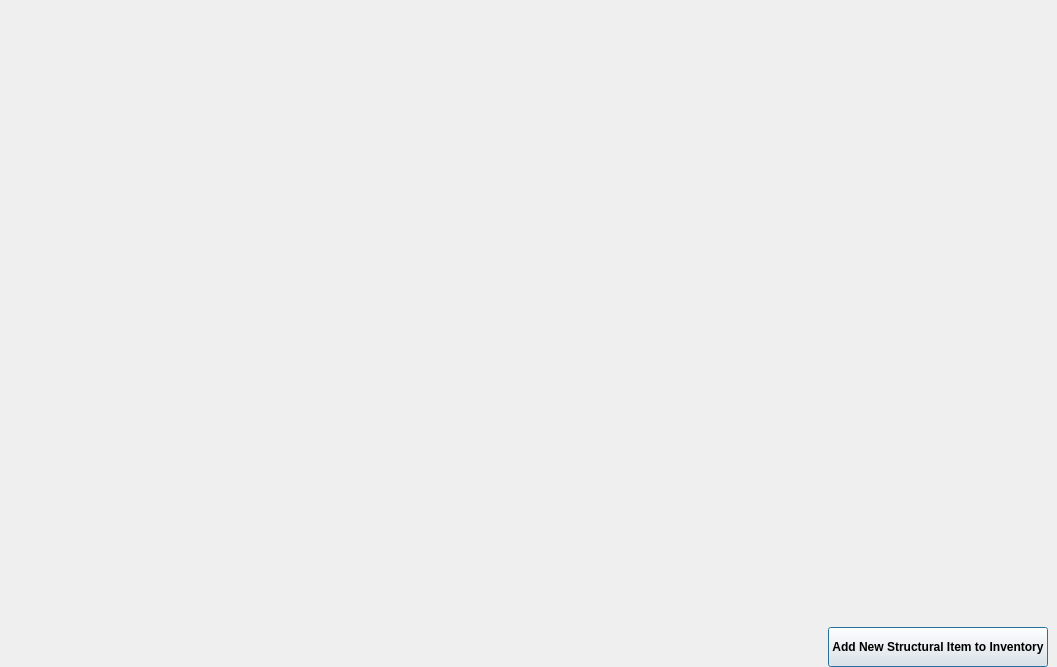
<?xml version="1.0" encoding="UTF-8"?>
<ui version="4.0">
 <class>Form</class>
 <widget class="QWidget" name="Form">
  <property name="geometry">
   <rect>
    <x>0</x>
    <y>0</y>
    <width>1057</width>
    <height>667</height>
   </rect>
  </property>
  <property name="windowTitle">
   <string>Form</string>
  </property>
  <layout class="QVBoxLayout" name="verticalLayout">
   <property name="spacing">
    <number>0</number>
   </property>
   <property name="leftMargin">
    <number>0</number>
   </property>
   <property name="topMargin">
    <number>6</number>
   </property>
   <property name="rightMargin">
    <number>9</number>
   </property>
   <property name="bottomMargin">
    <number>0</number>
   </property>
   <item>
    <layout class="QHBoxLayout" name="horizontalLayout_17" stretch="1,0">
     <property name="rightMargin">
      <number>0</number>
     </property>
     <property name="bottomMargin">
      <number>0</number>
     </property>
     <item>
      <layout class="QVBoxLayout" name="verticalLayout_10"/>
     </item>
     <item>
      <layout class="QVBoxLayout" name="verticalLayout_23" stretch="0,0,0">
       <property name="leftMargin">
        <number>9</number>
       </property>
       <property name="topMargin">
        <number>3</number>
       </property>
       <property name="rightMargin">
        <number>0</number>
       </property>
       <property name="bottomMargin">
        <number>0</number>
       </property>
       <item>
        <layout class="QHBoxLayout" name="horizontalLayout_2">
         <item>
          <spacer name="horizontalSpacer_2">
           <property name="orientation">
            <enum>Qt::Orientation::Horizontal</enum>
           </property>
           <property name="sizeHint" stdset="0">
            <size>
             <width>40</width>
             <height>20</height>
            </size>
           </property>
          </spacer>
         </item>
         <item>
          <widget class="QPushButton" name="pushButton_popout">
           <property name="sizePolicy">
            <sizepolicy hsizetype="Fixed" vsizetype="Fixed">
             <horstretch>0</horstretch>
             <verstretch>0</verstretch>
            </sizepolicy>
           </property>
           <property name="minimumSize">
            <size>
             <width>30</width>
             <height>30</height>
            </size>
           </property>
           <property name="maximumSize">
            <size>
             <width>30</width>
             <height>30</height>
            </size>
           </property>
           <property name="cursor">
            <cursorShape>PointingHandCursor</cursorShape>
           </property>
           <property name="text">
            <string/>
           </property>
           <property name="icon">
            <iconset>
             <normaloff>../../icons/open_in_new.png</normaloff>../../icons/open_in_new.png</iconset>
           </property>
           <property name="iconSize">
            <size>
             <width>30</width>
             <height>30</height>
            </size>
           </property>
           <property name="flat">
            <bool>true</bool>
           </property>
          </widget>
         </item>
        </layout>
       </item>
       <item>
        <spacer name="verticalSpacer">
         <property name="orientation">
          <enum>Qt::Orientation::Vertical</enum>
         </property>
         <property name="sizeHint" stdset="0">
          <size>
           <width>20</width>
           <height>40</height>
          </size>
         </property>
        </spacer>
       </item>
       <item>
        <layout class="QVBoxLayout" name="verticalLayout_2">
         <item>
          <widget class="QPushButton" name="pushButton_add_new_structural_item">
           <property name="enabled">
            <bool>true</bool>
           </property>
           <property name="sizePolicy">
            <sizepolicy hsizetype="Minimum" vsizetype="Preferred">
             <horstretch>0</horstretch>
             <verstretch>0</verstretch>
            </sizepolicy>
           </property>
           <property name="minimumSize">
            <size>
             <width>0</width>
             <height>40</height>
            </size>
           </property>
           <property name="maximumSize">
            <size>
             <width>16777215</width>
             <height>40</height>
            </size>
           </property>
           <property name="font">
            <font>
             <bold>true</bold>
            </font>
           </property>
           <property name="cursor">
            <cursorShape>ArrowCursor</cursorShape>
           </property>
           <property name="toolTip">
            <string/>
           </property>
           <property name="statusTip">
            <string>Create a new item</string>
           </property>
           <property name="styleSheet">
            <string notr="true"/>
           </property>
           <property name="text">
            <string>Add New Structural Item to Inventory</string>
           </property>
           <property name="checkable">
            <bool>false</bool>
           </property>
           <property name="default">
            <bool>true</bool>
           </property>
          </widget>
         </item>
        </layout>
       </item>
      </layout>
     </item>
    </layout>
   </item>
  </layout>
 </widget>
 <resources/>
 <connections/>
</ui>
